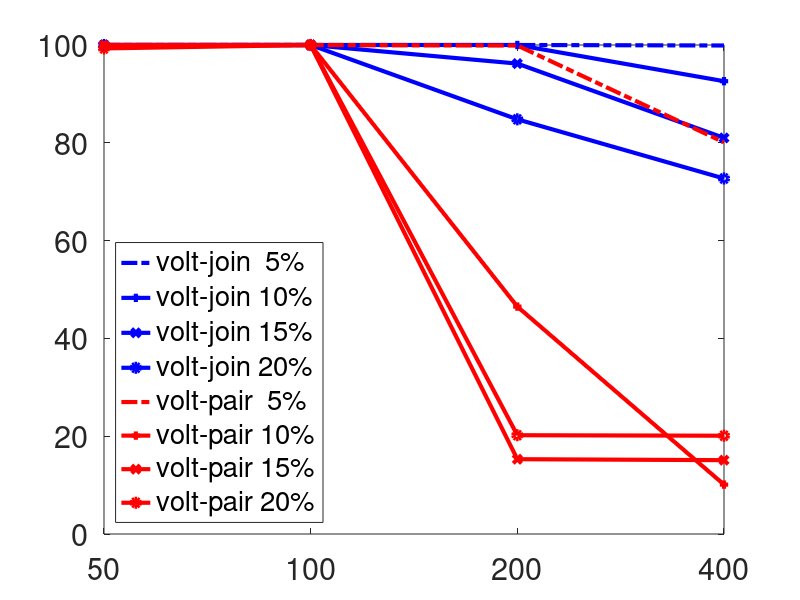
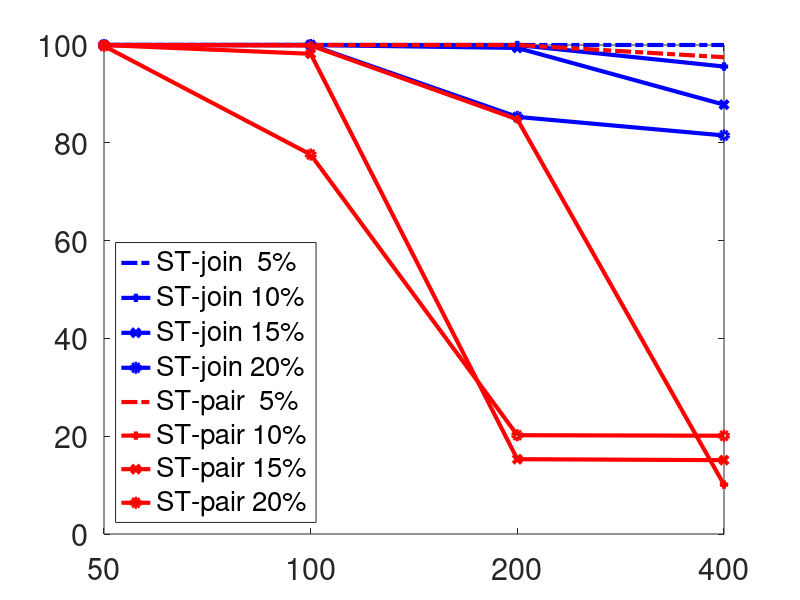

The MATLAB source for these figures, in order:
%
    is_octave = exist('OCTAVE_VERSION','builtin') ~= 0;
    if is_octave
        fontsize = 22;
        linewidth = 3;
    else
        fontsize = 16;
        linewidth = 1;
    end
    pic_prefix = 'pic_tmp/';
    pic_output       = @(st)print('-deps',  [pic_prefix, st, '.eps']);
    pic_output_color = @(st)print('-depsc2',[pic_prefix, st, '.eps']);
%    set(0, 'defaultfigurevisible', 'off');
    set(0, 'defaultlinelinewidth', linewidth);
    set(0, 'defaultaxesfontsize', fontsize);

a=[  % n = 50
100	100	100	100	100	100
100	100	100	100	100	100
100	99.9	100	100	100	100
100	99.3	100	99.8	100	99.8];
a(:,:,2) = [  % n = 100
100	100	100	100	100	100
100	100	100	99.9	100	99.9
100	100	100	98.2	100	98.2
100	100	100	77.6	100	77.6
];
a(:,:,3) = [  % n = 200
100	99.9	94.8	94.8	100	100
100	46.5	89.1	88.7	100	84.8
96.2	15.3	52.0	15.5	99.4	15.3
84.8	20.2	38.5	20.2	85.3	20.2
];
a(:,:,4) = [  % n = 400
99.9	80.1	94.8	94.7	100	97.5
92.6	10.1	62.0	10.1	95.6	10.1
81.0	15.1	56.0	15.1	87.8	15.1
72.7	20.1	52.4	20.1	81.5	20.1
];

figure(1);
h1=plot(squeeze(a(1,1,:)), '-.b');
hold on
h2=plot(squeeze(a(2,1,:)), '-+b');
h3=plot(squeeze(a(3,1,:)), '-xb');
h4=plot(squeeze(a(4,1,:)), '-ob');

h1=plot(squeeze(a(1,2,:)), '-.r');
h2=plot(squeeze(a(2,2,:)), '-+r');
h3=plot(squeeze(a(3,2,:)), '-xr');
h4=plot(squeeze(a(4,2,:)), '-or');

hold off
set(gca, 'xtick', [1 2 3 4], 'xticklabel', [50 100 200 400 1000]);
legend({'volt-join  5%','volt-join 10%','volt-join 15%','volt-join 20%',...
        'volt-pair  5%','volt-pair 10%','volt-pair 15%','volt-pair 20%'});
legend('location', 'southwest');
ylim([0,100]);
print('-depsc2', 'pic/sparseness_n_scan_volt_join_pair.eps');

figure(2);
h1=plot(squeeze(a(1,5,:)), '-.b');
hold on
h2=plot(squeeze(a(2,5,:)), '-+b');
h3=plot(squeeze(a(3,5,:)), '-xb');
h4=plot(squeeze(a(4,5,:)), '-ob');

h1=plot(squeeze(a(1,6,:)), '-.r');
h2=plot(squeeze(a(2,6,:)), '-+r');
h3=plot(squeeze(a(3,6,:)), '-xr');
h4=plot(squeeze(a(4,6,:)), '-or');

hold off
set(gca, 'xtick', [1 2 3 4], 'xticklabel', [50 100 200 400 1000]);
legend({'ST-join  5%','ST-join 10%','ST-join 15%','ST-join 20%',...
        'ST-pair  5%','ST-pair 10%','ST-pair 15%','ST-pair 20%'});
legend('location', 'southwest');
ylim([0,100]);
print('-depsc2', 'pic/sparseness_n_scan_ST_join_pair.eps');


